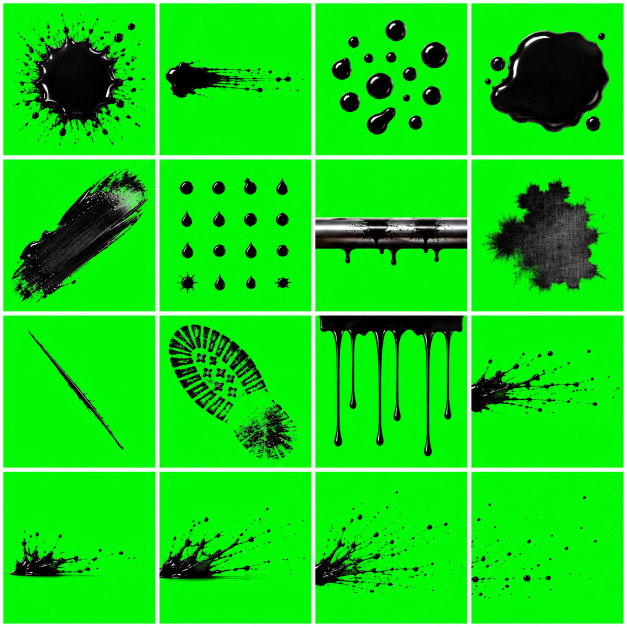
#> input picture tools/texgen/atlas_src/atlas7_ink.png, 1254 x 1254 px (shown at 1/2 size)
$ python process7.py
#> lines starting #> are read from the running program, lines starting #| are printed output that depends on the picture
"""Атлас 7 — тушь на зелёном (в игре красится в кровь): пятна на земле (4 варианта), покадровые брызги удара (2×2),

usage: cd tools/texgen && python3 process7.py"""
import numpy as np
from PIL import Image
from scipy import ndimage
R = '../../Assets/_Project/'
E = [(6, 310), (318, 622), (630, 934), (943, 1247)]
src = np.asarray(Image.open('atlas_src/atlas7_ink.png').convert('RGB')).astype(np.float32) / 255
cells = {}
for r, (y0, y1) in enumerate(E):
    for c, (x0, x1) in enumerate(E):
        cells[r * 4 + c + 1] = src[y0 + 3:y1 - 3, x0 + 3:x1 - 3]
#> after the loop, cells = 16 items

def key(c):
    m = c[..., 1] - np.maximum(c[..., 0], c[..., 2])
    a = np.clip((0.8 - m) / (0.8 - 0.12), 0, 1)
    rgb = np.clip((c - (1 - a[..., None]) * np.array([0, 1, 0])) / np.maximum(a[..., None], 1e-3), 0, 1)
    rgb[..., 1] = np.minimum(rgb[..., 1], np.maximum(rgb[..., 0], rgb[..., 2]))   # зелёная кайма
    return rgb, a

def gloss_mask(rgb, a):
    """Серый для тона в игре: тело пятна 0,55, блики туши светлее (влажный блеск), альфа — покрытие."""
    lum = rgb.mean(-1)
    v = np.clip(0.55 + 0.9 * lum, 0, 1)
    return np.dstack([v, v, v, a])

def to_img(o, W, H, rot=0):
    im = Image.fromarray((np.clip(o, 0, 1) * 255 + 0.5).astype(np.uint8), 'RGBA')
    if rot: im = im.rotate(rot, expand=True)
    return im.resize((W, H), Image.LANCZOS)

def crop_sq(o, pad=6):
    a = o[..., 3]; ys, xs = np.nonzero(a > 0.04)
    y0, y1, x0, x1 = ys.min(), ys.max() + 1, xs.min(), xs.max() + 1
    cy, cx = (y0 + y1) // 2, (x0 + x1) // 2; s = max(y1 - y0, x1 - x0) // 2 + pad
    out = np.zeros((2 * s, 2 * s, 4), np.float32)
    yy0, xx0 = cy - s, cx - s
    sy0, sx0 = max(0, yy0), max(0, xx0); sy1, sx1 = min(o.shape[0], cy + s), min(o.shape[1], cx + s)
    out[sy0 - yy0:sy1 - yy0, sx0 - xx0:sx1 - xx0] = o[sy0:sy1, sx0:sx1]
    return out

# --- пятна на земле: круг, полоса (поток вдоль +v: густо внизу, капли уходят вверх), лужа, россыпь капель
for k, name, rot in [(1, 'blood_splat', 0), (2, 'blood_streak', 90), (4, 'blood_pool', 0)]:  # россыпь капель (ячейка 3) — глянцевые шарики, на земле читались как бусины:
    o = crop_sq(gloss_mask(*key(cells[k])))
    to_img(o, 256, 256, rot).save(R + 'Resources/FX/' + name + '.png')
#> this loop made 3 passes
#> (y0 in crop_sq, y1 in crop_sq, x0 in crop_sq, x1 in crop_sq, cy in crop_sq, cx in crop_sq, s in crop_sq, yy0 in crop_sq) on passes 1 to 3: (17, 282, 17, 282, 149, 149, 138, 11), (107, 188, 10, 287, 147, 148, 144, 3), (51, 256, 23, 272, 153, 147, 130, 23)
#> pass 1, in key, `m = c[..., 1] - np.maximum(c[..., 0], c[..., 2])`:
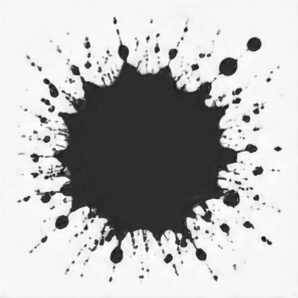
#> m: shape (298, 298) float32; min -0.224, max 1, mean 0.668; drawn with min black and max white
#> pass 1, in gloss_mask, `lum = rgb.mean(-1)`:
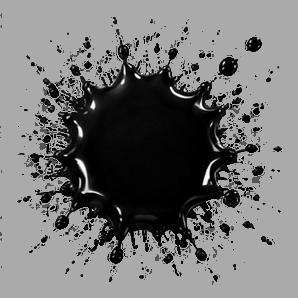
#> lum: shape (298, 298) float64; min 0, max 1, mean 0.461
#> after the loop:
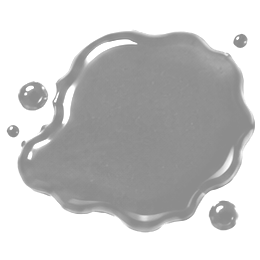
#> o: shape (260, 260, 4) float32; mean of channels 0, 1, 2, 3 0.784, 0.784, 0.784, 0.532; transparent parts drawn white

# --- брызги удара, 4 кадра (вылет вправо из левого нижнего угла) → лист 2×2
sheet = Image.new('RGBA', (512, 512), (0, 0, 0, 0))
#> sheet: PIL image 512x512 RGBA; every value is 0
for i, k in enumerate([13, 14, 15, 16]):
    o = gloss_mask(*key(cells[k]))
    sheet.paste(to_img(o, 256, 256), ((i % 2) * 256, (i // 2) * 256))
#> this loop made 4 passes
#> pass 1, in key (call 4), `a = np.clip((0.8 - m) / (0.8 - 0.12), 0, 1)`:
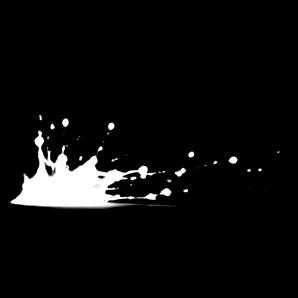
#> a: shape (298, 298) float32; min 0, max 1, mean 0.0526
#> pass 1, in key (call 4), `rgb = np.clip((c - (1 - a[..., None]) * np.array([0, 1, 0])) / np.maxi..`:
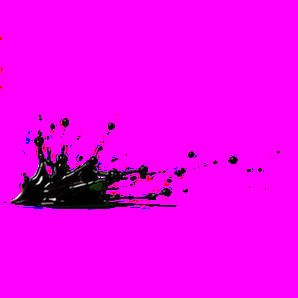
#> rgb: shape (298, 298, 3) float64; mean of channels 0, 1, 2 0.942, 0.00471, 0.941; drawn as R, G, B
#> after the loop:
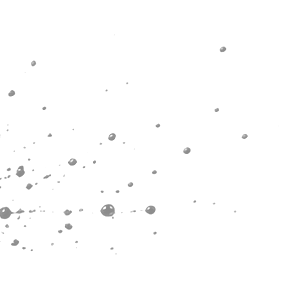
#> o: shape (298, 298, 4) float64; mean R, G, B, A 0.993, 0.993, 0.993, 0.0126; transparent parts drawn white
#> after the loop:
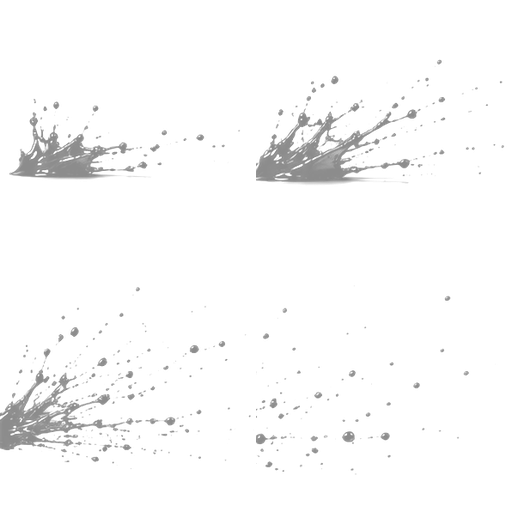
#> sheet: PIL image 512x512 RGBA; mean R, G, B, A 15.3, 15.3, 15.3, 13.6; transparent parts drawn white
sheet.save(R + 'Resources/FX/blood_burst.png')

# маску ран из атласа пробовал — прежняя (tools/texgen/wound_mask.py: круглые пятна с потёками вниз) читается лучше, оставлена

$ run again, with tools/texgen/atlas_src/atlas1.png copied over tools/texgen/atlas_src/atlas7_ink.png
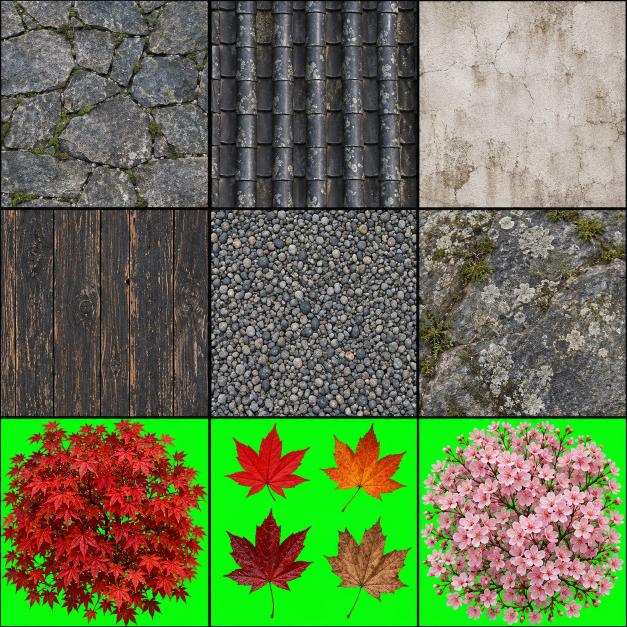
#> input picture tools/texgen/atlas_src/atlas1.png, 1254 x 1254 px (shown at 1/2 size)
#> after the loop `for r, (y0, y1) in enumerate(E):`: cells = 16 items
#> the loop `for k, name, rot in [(1, 'blood_splat', 0), (2, 'blood_streak', 90), (..` made 3 passes
#> pass 1, in gloss_mask, `lum = rgb.mean(-1)`:
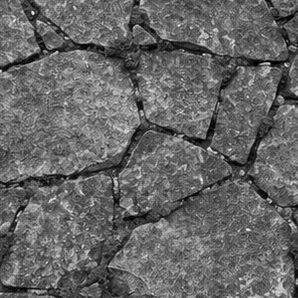
#> lum: shape (298, 298) float64; min 0, max 0.967, mean 0.402
#> after the loop `for i, k in enumerate([13, 14, 15, 16]):`:
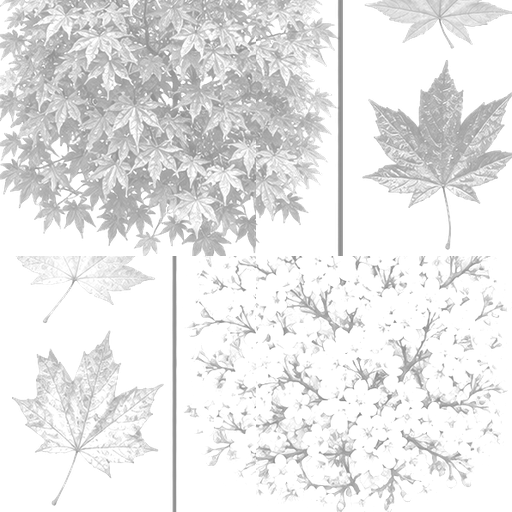
#> sheet: PIL image 512x512 RGBA; mean R, G, B, A 152.8, 152.8, 152.8, 163.1; transparent parts drawn white
